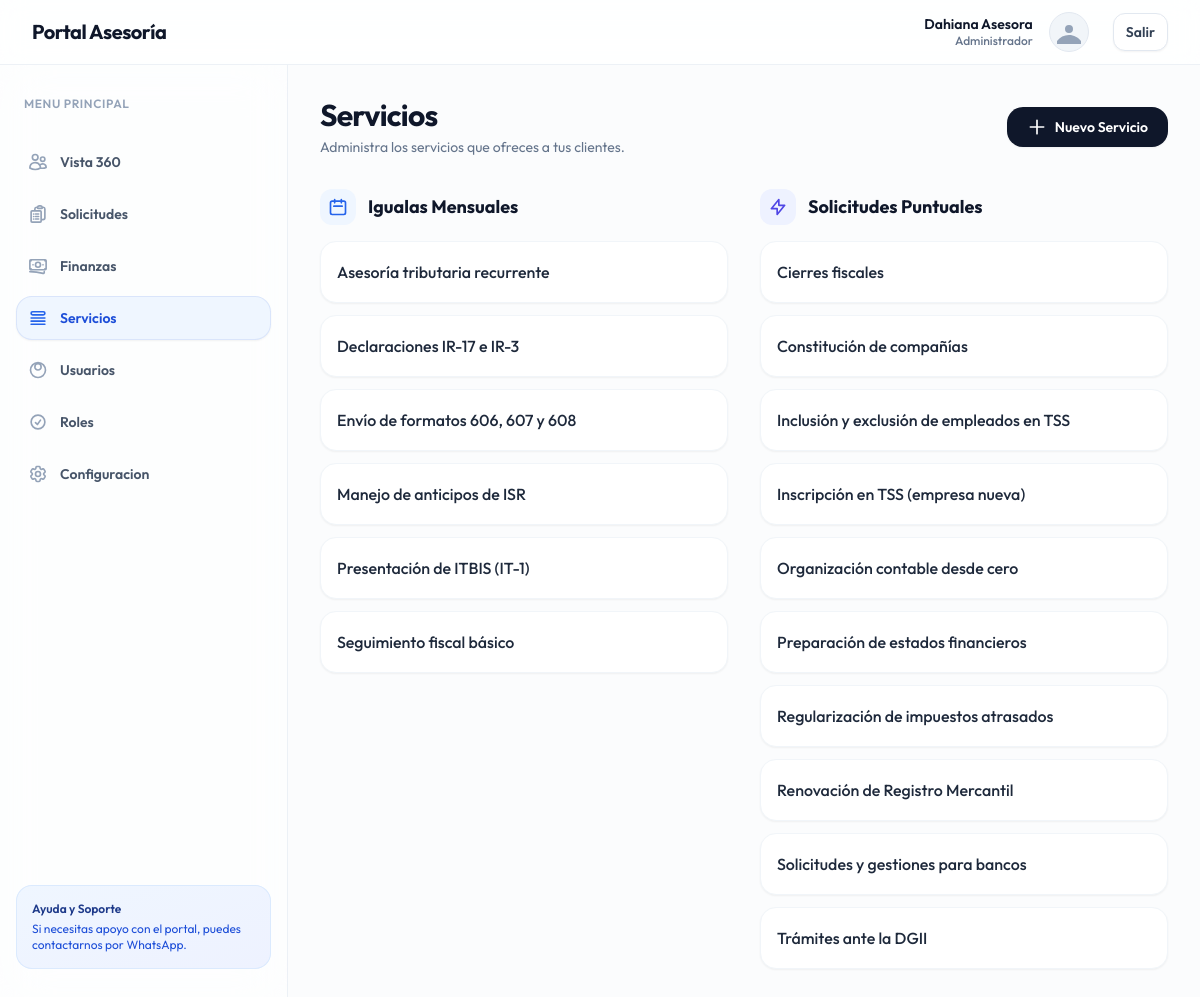
The page /admin_services.php (signed in) on the database its author committed.
### tables this page shows
CREATE TABLE IF NOT EXISTS roles (
    id INT AUTO_INCREMENT PRIMARY KEY,
    name VARCHAR(100) NOT NULL,
    slug VARCHAR(100) NOT NULL UNIQUE,
    access_level ENUM('admin', 'client') NOT NULL DEFAULT 'client',
    created_at TIMESTAMP DEFAULT CURRENT_TIMESTAMP
);

CREATE TABLE IF NOT EXISTS services (
    id INT AUTO_INCREMENT PRIMARY KEY,
    title VARCHAR(255) NOT NULL,
    type ENUM('iguala', 'puntual') NOT NULL
);

### config.php (called while the page is built, shortened)
<?php
try {
    $pdo = new PDO("mysql:host=" . DB_HOST . ";dbname=" . DB_NAME . ";charset=utf8mb4", DB_USER, DB_PASS);
    $pdo->setAttribute(PDO::ATTR_ERRMODE, PDO::ERRMODE_EXCEPTION);
    $pdo->setAttribute(PDO::ATTR_DEFAULT_FETCH_MODE, PDO::FETCH_ASSOC);
} catch (PDOException $e) {
    die("Database connection failed: " . $e->getMessage());
}
function getRoles($forceRefresh = false) {
    global $pdo;
    static $cache = null;
    if ($forceRefresh || $cache === null) {
        $cache = [];
        try {
            $rows = $pdo->query("SELECT * FROM roles ORDER BY access_level DESC, name ASC")->fetchAll();
            foreach ($rows as $row) {
                $cache[$row['slug']] = $row;
            }
        } catch (PDOException $e) {
            $cache = [
                'admin' => ['name' => 'Administrador', 'slug' => 'admin', 'access_level' => 'admin'],
                'client' => ['name' => 'Cliente', 'slug' => 'client', 'access_level' => 'client'],
            ];
        }
    }
    return $cache;
}
function getRole($slug) {
    $roles = getRoles();
    return $roles[$slug] ?? null;
}
function getRoleName($slug) {
    $role = getRole($slug);
    if ($role) {
        return $role['name'];
    }
    return $slug === 'admin' ? 'Administrador' : ucfirst(str_replace('_', ' ', (string) $slug));
}
function getRoleAccessLevel($slug) {
    $role = getRole($slug);
    if ($role) {
        return $role['access_level'];
    }
    return $slug === 'admin' ? 'admin' : 'client';
}
function canAccessArea($roleSlug, $requiredArea) {
    return getRoleAccessLevel($roleSlug) === $requiredArea;
}
function requireAuth($role = null) {
    if ($role && !canAccessArea($_SESSION['role'], $role)) {
        die('No tienes permisos para acceder a esta pagina.');
    }
}
?>

### admin_services.php (the view, shortened to what this page needs)
<?php
require_once 'config.php';
requireAuth('admin');
$services = $pdo->query("SELECT * FROM services ORDER BY type, title")->fetchAll();
$igualas = array_filter($services, fn($s) => $s['type'] === 'iguala');
$puntuales = array_filter($services, fn($s) => $s['type'] === 'puntual');
?>
<!DOCTYPE html>
<html lang="es" class="h-full bg-slate-50/50">
<head>
    <script src="https://cdn.tailwindcss.com"></script>
</head>
<body class="h-full">
    <?php include 'components/header.php'; ?>
    <?php include 'components/sidebar.php'; ?>
    <main class="lg:pl-72 py-8">
        <div class="px-4 sm:px-6 lg:px-8 max-w-5xl mx-auto">
            <div class="sm:flex sm:items-center sm:justify-between mb-8">
                <div>
                    <h1 class="text-3xl font-bold tracking-tight text-slate-900">Servicios</h1>
                    <p class="mt-1 text-sm text-slate-500">Administra los servicios que ofreces a tus clientes.</p>
                </div>
                <button type="button" onclick="document.getElementById('addServiceModal').classList.remove('hidden')" class="mt-4 sm:mt-0 inline-flex items-center gap-2 rounded-2xl bg-slate-900 px-5 py-2.5 text-sm font-semibold text-white shadow-sm hover:bg-slate-800 transition-all hover:-translate-y-0.5">
                    <svg class="w-5 h-5" fill="none" viewBox="0 0 24 24" stroke="currentColor" stroke-width="2"><path stroke-linecap="round" stroke-linejoin="round" d="M12 4v16m8-8H4" /></svg>
                    Nuevo Servicio
                </button>
            </div>
            <div class="grid grid-cols-1 lg:grid-cols-2 gap-8">
                <div>
                    <div class="flex items-center gap-3 mb-4">
                        <div class="p-2 bg-blue-50 text-blue-600 rounded-xl"><svg class="w-5 h-5" fill="none" viewBox="0 0 24 24" stroke="currentColor" stroke-width="2"><path stroke-linecap="round" stroke-linejoin="round" d="M8 7V3m8 4V3m-9 8h10M5 21h14a2 2 0 002-2V7a2 2 0 00-2-2H5a2 2 0 00-2 2v12a2 2 0 002 2z" /></svg></div>
                        <h3 class="text-lg font-bold text-slate-900">Igualas Mensuales</h3>
                    </div>
                    <div class="space-y-3">
                        <?php foreach ($igualas as $s): ?>
                        <div class="bg-white rounded-2xl p-4 shadow-sm border border-slate-100 flex items-center justify-between group hover:border-blue-100 transition-colors">
                            <span class="font-medium text-slate-800"><?= htmlspecialchars($s['title']) ?></span>
                        </div>
                        <?php endforeach; ?>
                    </div>
                </div>
                <div>
                    <div class="flex items-center gap-3 mb-4">
                        <div class="p-2 bg-indigo-50 text-indigo-600 rounded-xl"><svg class="w-5 h-5" fill="none" viewBox="0 0 24 24" stroke="currentColor" stroke-width="2"><path stroke-linecap="round" stroke-linejoin="round" d="M13 10V3L4 14h7v7l9-11h-7z" /></svg></div>
                        <h3 class="text-lg font-bold text-slate-900">Solicitudes Puntuales</h3>
                    </div>
                    <div class="space-y-3">
                        <?php foreach ($puntuales as $s): ?>
                        <div class="bg-white rounded-2xl p-4 shadow-sm border border-slate-100 flex items-center justify-between group hover:border-indigo-100 transition-colors">
                            <span class="font-medium text-slate-800"><?= htmlspecialchars($s['title']) ?></span>
                        </div>
                        <?php endforeach; ?>
                    </div>
                </div>
            </div>
        </div>
    </main>
</body>
</html>

### components/header.php (shortened to what this page needs)
<header class="bg-white/80 backdrop-blur-md border-b border-slate-200/60 sticky top-0 z-40">
    <div class="px-4 sm:px-6 lg:px-8">
        <div class="flex h-16 items-center justify-between">
            <div class="flex items-center gap-3">
                <h1 class="text-xl font-bold text-slate-900 tracking-tight">Portal Asesoría</h1>
            </div>
            <div class="flex items-center gap-4">
                <div class="hidden sm:flex flex-col text-right">
                    <span class="text-sm font-semibold text-slate-900 leading-tight"><?= htmlspecialchars($_SESSION['name']) ?></span>
                    <span class="text-xs font-medium text-slate-500 leading-tight"><?= htmlspecialchars(getRoleName($_SESSION['role'])) ?></span>
                </div>
                <div class="w-10 h-10 rounded-full bg-slate-100 border border-slate-200 flex items-center justify-center overflow-hidden">
                    <svg class="w-6 h-6 text-slate-400" fill="currentColor" viewBox="0 0 24 24">
                        <path d="M24 20.993V24H0v-2.996A14.977 14.977 0 0112.004 15c4.904 0 9.26 2.354 11.996 5.993zM16.002 8.999a4 4 0 11-8 0 4 4 0 018 0z" />
                    </svg>
                </div>
                <a href="auth.php?action=logout" class="ml-2 rounded-xl bg-white px-3 py-2 text-sm font-semibold text-slate-700 shadow-sm border border-slate-200 hover:bg-slate-50 transition-all hover:text-red-600 focus:ring-2 focus:ring-red-100">
                    Salir
                </a>
            </div>
        </div>
    </div>
</header>

### components/sidebar.php (shortened to what this page needs)
<?php
$isAdmin = canAccessArea($_SESSION['role'], 'admin');
$current_page = basename($_SERVER['PHP_SELF']);
$menuItemsClient = [
    ['url' => 'client_dashboard.php', 'label' => 'Mi Panel 360', 'icon' => '<svg class="w-5 h-5 shrink-0" fill="none" viewBox="0 0 24 24" stroke-width="2" stroke="currentColor"><path stroke-linecap="round" stroke-linejoin="round" d="M2.25 12l8.954-8.955c.44-.439 1.152-.439 1.591 0L21.75 12M4.5 9.75v10.125c0 .621.504 1.125 1.125 1.125H9.75v-4.875c0-.621.504-1.125 1.125-1.125h2.25c.621 0 1.125.504 1.125 1.125V21h4.125c.621 0 1.125-.504 1.125-1.125V9.75M8.25 21h8.25" /></svg>'],
];
$items = $isAdmin ? $menuItemsAdmin : $menuItemsClient;
?>
<div class="hidden lg:fixed lg:inset-y-0 lg:z-30 lg:flex lg:w-72 lg:flex-col mt-16">
    <div class="flex grow flex-col gap-y-5 overflow-y-auto border-r border-slate-200/60 bg-white/50 backdrop-blur-xl px-4 pb-4 pt-8">
        <div class="px-2 mb-2 text-xs font-semibold text-slate-400 uppercase tracking-wider">Menu Principal</div>
        <nav class="flex flex-1 flex-col">
            <ul role="list" class="flex flex-1 flex-col gap-y-2">
                <?php foreach ($items as $item): ?>
                <li>
                    <a href="<?= $item['url'] ?>"
                       class="<?= $current_page === $item['url'] ? 'bg-blue-50 text-blue-700 shadow-sm ring-1 ring-inset ring-blue-700/10' : 'text-slate-600 hover:text-blue-600 hover:bg-slate-50' ?> group flex items-center gap-x-3 rounded-2xl p-3 text-sm font-semibold transition-all duration-200">
                        <div class="<?= $current_page === $item['url'] ? 'text-blue-600' : 'text-slate-400 group-hover:text-blue-500' ?> transition-colors">
                            <?= $item['icon'] ?>
                        </div>
                        <?= htmlspecialchars($item['label']) ?>
                    </a>
                </li>
                <?php endforeach; ?>
            </ul>
            <div class="mt-auto pb-4">
                <div class="rounded-2xl bg-gradient-to-br from-blue-50 to-indigo-50 p-4 ring-1 ring-inset ring-blue-100">
                    <p class="text-xs font-semibold text-blue-900">Ayuda y Soporte</p>
                    <p class="mt-1 text-xs text-blue-700">Si necesitas apoyo con el portal, puedes contactarnos por WhatsApp.</p>
                </div>
            </div>
        </nav>
    </div>
</div>

### admin_services.php (style rules this page uses)
body { font-family: 'Outfit', sans-serif; }

### rows shown on the page
roles: name "Administrador"
services: title "Asesoría tributaria recurrente"
services: title "Declaraciones IR-17 e IR-3"
services: title "Envío de formatos 606, 607 y 608"
services: title "Manejo de anticipos de ISR"
services: title "Presentación de ITBIS (IT-1)"
services: title "Seguimiento fiscal básico"
services: title "Cierres fiscales"
services: title "Constitución de compañías"
services: title "Inclusión y exclusión de empleados en TSS"
services: title "Inscripción en TSS (empresa nueva)"
services: title "Organización contable desde cero"
services: title "Preparación de estados financieros"
services: title "Regularización de impuestos atrasados"
services: title "Renovación de Registro Mercantil"
services: title "Solicitudes y gestiones para bancos"
services: title "Trámites ante la DGII"

### other values the page prints
$_SESSION['name'] "Dahiana Asesora"
$item['label'] "Vista 360"
$item['label'] "Solicitudes"
$item['label'] "Finanzas"
$item['label'] "Servicios"
$item['label'] "Usuarios"
$item['label'] "Roles"
$item['label'] "Configuracion"
